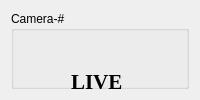
      <widget class="QWidget" name="live_view">
       <layout class="QGridLayout" name="gridLayout">
        <item row="0" column="0">
         <widget class="QGroupBox" name="gbCam_0">
          <property name="title">
           <string>Camera-#</string>
          </property>
          <widget class="QLabel" name="lbCam_0">
           <property name="geometry">
            <rect>
             <x>60</x>
             <y>120</y>
             <width>521</width>
             <height>461</height>
            </rect>
           </property>
           <property name="minimumSize">
            <size>
             <width>180</width>
             <height>180</height>
            </size>
           </property>
           <property name="maximumSize">
            <size>
             <width>720</width>
             <height>640</height>
            </size>
           </property>
           <property name="font">
            <font>
             <family>Times New Roman</family>
            </font>
           </property>
           <property name="styleSheet">
            <string notr="true">QLabel{
border-width: 0.5px;
border-color:rgb(213, 213, 213);
border-style: solid;
background-color:rgb(255, 255, 255);
}</string>
           </property>
           <property name="text">
            <string/>
           </property>
           <property name="pixmap">
            <pixmap>ICONS/LOGO1.jpg</pixmap>
           </property>
           <property name="alignment">
            <set>Qt::AlignCenter</set>
           </property>
          </widget>
          <widget class="QLabel" name="lbl_mode">
           <property name="geometry">
            <rect>
             <x>60</x>
             <y>50</y>
             <width>271</width>
             <height>41</height>
            </rect>
           </property>
           <property name="font">
            <font>
             <family>Times New Roman</family>
             <pointsize>16</pointsize>
             <weight>75</weight>
             <italic>false</italic>
             <bold>true</bold>
            </font>
           </property>
           <property name="text">
            <string>LIVE</string>
           </property>
          </widget>
          <widget class="QLabel" name="lbl_warning">
           <property name="geometry">
            <rect>
             <x>640</x>
             <y>110</y>
             <width>291</width>
             <height>471</height>
            </rect>
           </property>
           <property name="minimumSize">
            <size>
             <width>180</width>
             <height>180</height>
            </size>
           </property>
           <property name="maximumSize">
            <size>
             <width>720</width>
             <height>640</height>
            </size>
           </property>
           <property name="font">
            <font>
             <family>Times New Roman</family>
            </font>
           </property>
           <property name="styleSheet">
            <string notr="true">QLabel{
border-width: 0.5px;
border-color:rgb(213, 213, 213);
border-style: solid;
background-color:rgb(255, 255, 255);
}</string>
           </property>
           <property name="frameShape">
            <enum>QFrame::Box</enum>
           </property>
           <property name="text">
            <string/>
           </property>
           <property name="alignment">
            <set>Qt::AlignCenter</set>
           </property>
          </widget>
          <widget class="QLabel" name="lbl_warn">
           <property name="geometry">
            <rect>
             <x>670</x>
             <y>50</y>
             <width>271</width>
             <height>41</height>
            </rect>
           </property>
           <property name="font">
            <font>
             <family>Times New Roman</family>
             <pointsize>16</pointsize>
             <weight>75</weight>
             <italic>false</italic>
             <bold>true</bold>
            </font>
           </property>
           <property name="text">
            <string>WARNING WINDOW</string>
           </property>
          </widget>
         </widget>
        </item>
       </layout>
      </widget>
